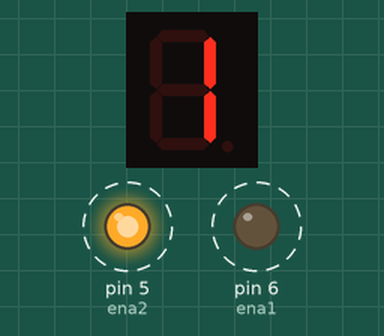
Bench run of a sketch on a simulated Arduino Uno, built with avr-gcc and run on an emulated ATmega328P. On the bench: 1-digit seven-segment display, output pins drawn as LEDs (lit = HIGH). Wiring (inferred from the names in the program): 1-digit 7-segment display, segments lit when HIGH: segments pin 13, pin 12, pin 11, pin 10, pin 9, pin 8, pin 7. Dashed ring = blinking. The segment pins are drawn as the display they are named for; pins used as bus, display or sensor lines are not drawn.

Above: at 0.05 s.
At 19.96 s:
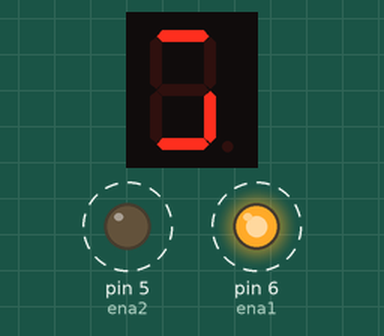
At 28.76 s:
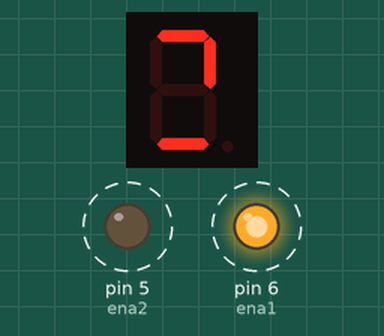
At 37.77 s:
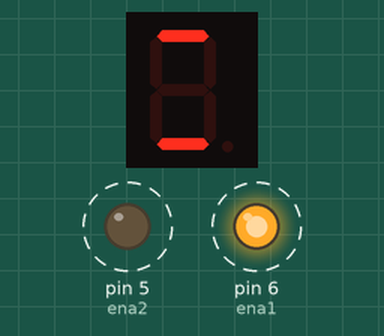
Timing chart, 0 to 40.0 s (numbered marks = the images above):
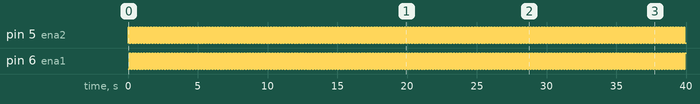

The sketch:

2sevensegmentwithproject02.ino
```cpp
int segPin[7] = {13, 12, 11, 10, 9, 8, 7};

byte num[10] = {
  0b00111111, // 0
  0b00000110, // 1
  0b01011011, // 2
  0b01001111, // 3
  0b01100110, // 4
  0b01101101, // 5
  0b01111101, // 6
  0b00000111, // 7
  0b01111111, // 8
  0b01101111  // 9
};

#define ena1 6
#define ena2 5

int count = 0; // Declare count variable

void setup() {
  for (int i = 0; i < 7; i++) {
    pinMode(segPin[i], OUTPUT);
  }

  pinMode(ena1, OUTPUT);
  pinMode(ena2, OUTPUT);
}

void loop() {
  for (int n = 0; n < 100; n++) {
    //delay(1000);
    count++;

    int bit1 = count % 10;
    int bit2 = count / 10;

    // Display the first digit
    PN(bit1);
    digitalWrite(ena1, LOW);
    digitalWrite(ena2, HIGH);
    delay(100);

    // Display the second digit
    PN(bit2);
    digitalWrite(ena1, HIGH);
    digitalWrite(ena2, LOW);
    delay(100);
  }
}

void PN(int a) {
  byte b = num[a];
  for (int c = 0; c < 7; c++) {
    bool s = bitRead(b, c);
    digitalWrite(segPin[c], s);
  }
}
```

Measured:
- by itself, pin 5 (ena2), pin 6 (ena1): alternates HIGH for 0.10 s and LOW for 0.10 s
